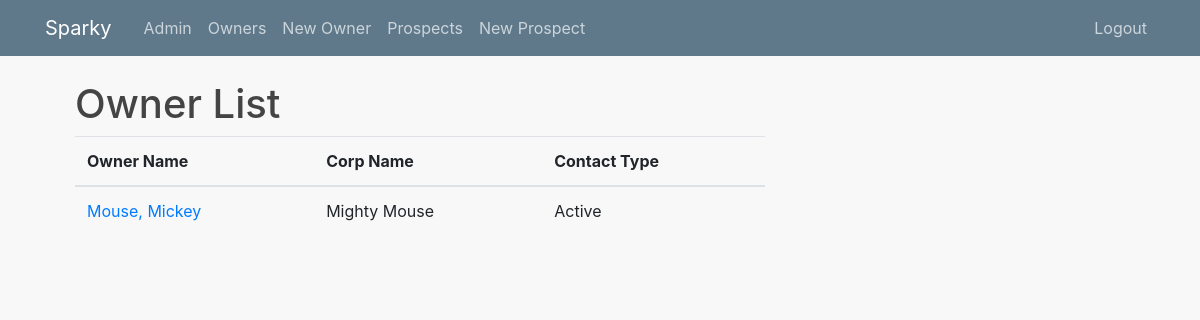
The page /owner/ (signed in) on the database as committed earlier.
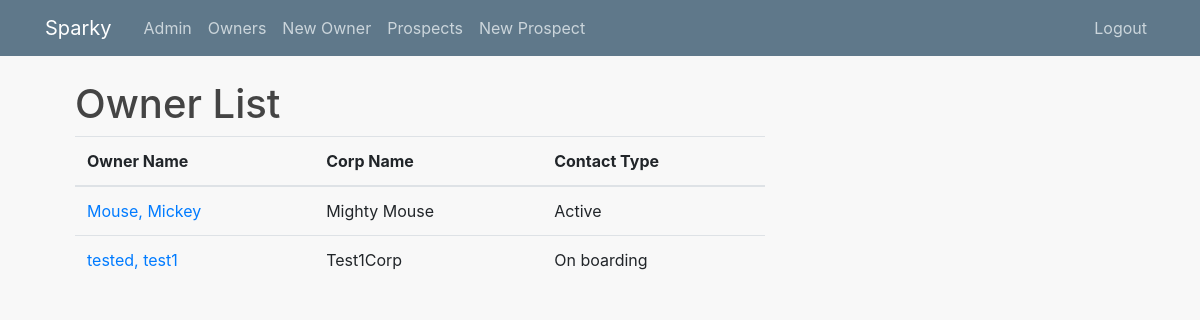
The same page on the database as committed later.
### data_entry/models.py (models this page shows, shortened)
class OwnerInfo(models.Model):
    CONTACT_TYPE = [
        ('On boarding', 'On boarding'),
        ('Active', 'Active Paid'),
        ('Former', 'Former')
    ]
    ACCOUNT_MNGR = [
        ('Thomas', 'Thomas'),
        ('Patrick', 'Patrick')
    ]
    owner_id = models.AutoField(primary_key=True, editable=False)
    first_name = models.CharField(max_length=255)
    last_name = models.CharField(max_length=255)
    personal_email = models.EmailField(max_length=255)
    corp_email = models.EmailField(max_length=255)
    phone_1 = models.CharField(("Phone ex. 123-123-4567"), max_length=20)
    phone_2 = models.CharField(
        ("Alt Phone ex. 123-123-4567"), max_length=20, blank=True)
    home_address = models.CharField(max_length=255)
    old_home_address = models.CharField(
        ("Previous Address"), max_length=255, blank=True)
    ssn = models.CharField(max_length=9)
    corp_name = models.CharField(max_length=255)
    second_corp = models.CharField(max_length=255, blank=True)
    referral = models.URLField(max_length=200, blank=True)
    date_of_birth = models.DateField()
    contact_type = models.CharField(max_length=255, choices=CONTACT_TYPE)
    account_manager = models.CharField(max_length=255, choices=ACCOUNT_MNGR)
    gdrive = models.URLField(max_length=200)
    payments = models.IntegerField(default=0)

### data_entry/views.py (the view)
# urls.py: path('', views.Data, name='crm_data'),
@login_required
def Data(request):
    corps = OwnerInfo.objects.all()
    return render(request, 'data_entry/owner_list.html', {'corps': corps})

### data_entry/templates/data_entry/owner_list.html
{% extends 'data_entry/base.html' %}
{% block content %}
    <H1>Owner List</H1>
    <table class="table">
        <thead>
            <tr>
                <th>Owner Name</th>
                <th>Corp Name</th>
                <th>Contact Type</th>
            </tr>
        </thead>
        <tbody>
        {% for corp in corps %}
            <tr>
                <td>
                    {% if perms.users.is_admin %}<a href="{% url 'owner' corp.owner_id %}">{{corp.last_name}}, {{corp.first_name}}</a>
                    {% elif perms.users.is_appstaff %}<a href="{% url 'owner' corp.owner_id %}">{{corp.last_name}}, {{corp.first_name}}</a>
                    {% else %}<a href="{% url 'restricted' corp.owner_id %}">{{corp.last_name}}, {{corp.first_name}}</a>
                    {% endif %}
                </td>
                <td>{{corp.corp_name}}</td>
                <td>{{corp.contact_type}}</td>
            </tr>
        {% endfor %}
        </tbody>
{% endblock content %}

### data_entry/templates/data_entry/base.html (shortened to what this page needs)
{% load static %}
<!DOCTYPE html>
<html>
<head>
    <link rel="stylesheet" href="https://stackpath.bootstrapcdn.com/bootstrap/4.3.1/css/bootstrap.min.css">
    <link rel="stylesheet" type="text/css" href="{% static 'data_entry/main.css' %}">
</head>
<body>
    <header class="site-header">
      <nav class="navbar navbar-expand-md navbar-dark bg-steel fixed-top">
        <div class="container">
          {% if user.is_authenticated %}
            <a class="navbar-brand mr-4" href="/owner">Sparky</a>
          {% else %}
            <a class="navbar-brand mr-4" href="{% url 'login' %}">Sparky</a>
          {% endif %}
          <div class="collapse navbar-collapse" id="navbarToggle">
            <div class="navbar-nav mr-auto">
            {% if user.is_authenticated and perms.user.is_admin %}
              <a class="nav-item nav-link" href="/backend">Admin</a>
              <a class="nav-item nav-link" href="/owner">Owners</a>
              <a class="nav-item nav-link" href="/newowner">New Owner</a>
              <a class="nav-item nav-link" href="/prospects">Prospects</a>
              <a class="nav-item nav-link" href="/newprospect">New Prospect</a>
            {% elif user.is_authenticated and perms.users.is_appstaff %}
              <a class="nav-item nav-link" href="/owner"}>Owners</a>
              <a class="nav-item nav-link" href="#">Support</a>
            {% elif user.is_authenticated %}
              <a class="nav-item nav-link" href="/owner"}>Owners</a>
            {% endif %}
            </div>
            <div class="navbar-nav">
              <div class="navbar-nav">
                {% if user.is_authenticated %}
                  <a class="nav-item nav-link" href="{% url 'logout' %}">Logout</a>
                {% endif %}
              </div>
            </div>
          </div>
        </div>
      </nav>
    </header>
    <main role="main" class="container">
      <div class="col">
        <div class="col-md-8">
          {% block content %}{% endblock %}
        </div>
      </div>
    </main>
</body>
</html>

### data_entry/static/data_entry/main.css (style rules this page uses)
body { background: #f8f8f8; color: #333333; margin-top: 5rem; }
h1, h2, h3, h4, h5, h6 { color: #444444; }
.bg-steel { background-color: #5f788a; }
.site-header .navbar-nav .nav-link { color: #cbd5db; }

Rows that differ between the two databases and show on the page:
added OwnerInfo: last_name "tested", first_name "test1", corp_name "Test1Corp", contact_type "On boarding"
